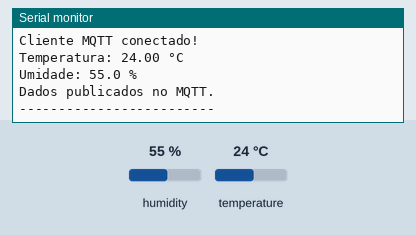
A sketch run on a simulated ESP32. Parts: the last lines printed to the serial monitor. The test bench sets the inputs (shaded band); at power-on: humidity 55 %, temperature 24 °C. WiFi joins after 1.5 s; servers stay silent unless stated; no MQTT or app messages arrive unless stated.

Above: at 2.7 s.
2.8 s: humidity set to 22 %
At 4.0 s:
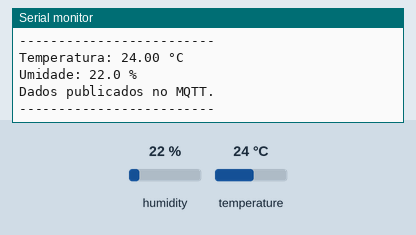
5.5 s: temperature set to 12 °C
8.2 s: humidity set to 40 %
At 10.0 s:
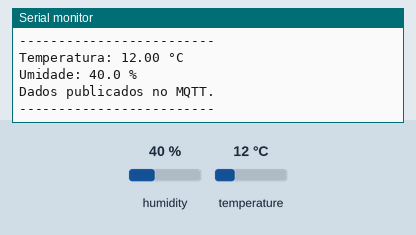
Timing chart, 0 to 11.5 s (numbered marks = the images above; inputs shaded):
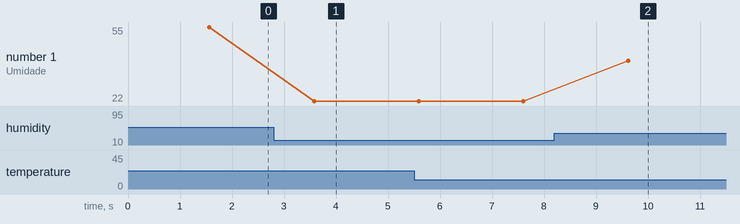

The sketch:

sketch.ino
```cpp
// Feito por Arthur Miguel Schlichting

#include <WiFi.h>
#include <PubSubClient.h>
#include "DHTesp.h"

// -------------------------------
// CONFIGURACOES WI-FI
// -------------------------------

const char* ssid = "Wokwi-GUEST";
const char* password = "";

// -------------------------------
// CONFIGURACOES MQTT
// -------------------------------

const char* mqtt_server = "broker.hivemq.com";
const int mqtt_port = 1883;

const char* mqtt_client_id = "ESP32_DHT22_WOKWI";

// Topicos MQTT
const char* topico_temp = "temp_wokwi_dht_pv";
const char* topico_hum = "hum_wokwi_dht_pv";

// -------------------------------
// CONFIGURACAO DO SENSOR
// -------------------------------

const int dht_pin = 4;

DHTesp dhtsensor;

// -------------------------------
// OBJETOS DE COMUNICACAO
// -------------------------------

WiFiClient espClient;
PubSubClient client(espClient);

// -------------------------------
// CONEXAO WI-FI
// -------------------------------

void connect_wifi() {

  Serial.println();
  Serial.print("Conectando ao Wi-Fi: ");
  Serial.println(ssid);

  WiFi.mode(WIFI_STA);
  WiFi.begin(ssid, password);

  while (WiFi.status() != WL_CONNECTED) {
    delay(500);
    Serial.print(".");
  }

  Serial.println();
  Serial.println("Wi-Fi conectado!");

  Serial.print("Endereco IP: ");
  Serial.println(WiFi.localIP());
}

// -------------------------------
// CONEXAO MQTT
// -------------------------------

void reconnect_MQTT() {

  while (!client.connected()) {

    Serial.println("Conectando ao broker MQTT...");

    if (client.connect(mqtt_client_id)) {

      Serial.println("Cliente MQTT conectado!");

    } else {

      Serial.print("Falha na conexao. Estado MQTT: ");
      Serial.println(client.state());

      delay(5000);
    }
  }
}

// -------------------------------
// LEITURA E PUBLICACAO DO DHT22
// -------------------------------

void captura_dht() {

  TempAndHumidity data = dhtsensor.getTempAndHumidity();

  if (isnan(data.temperature) || isnan(data.humidity)) {

    Serial.println("Erro na leitura do DHT22.");
    delay(2000);
    return;
  }

  Serial.println("Temperatura: " + String(data.temperature, 2) + " °C");

  Serial.println("Umidade: " + String(data.humidity, 1) + " %");

  client.publish(
    topico_temp,
    String(data.temperature, 2).c_str()
  );

  client.publish(
    topico_hum,
    String(data.humidity, 1).c_str()
  );

  Serial.println("Dados publicados no MQTT.");
  Serial.println("-------------------------");

  delay(2000);
}

// -------------------------------
// INICIALIZACAO
// -------------------------------

void setup() {

  Serial.begin(115200);

  // Inicializa o sensor DHT22
  dhtsensor.setup(dht_pin, DHTesp::DHT22);

  // Conecta ao Wi-Fi
  connect_wifi();

  // Configura o servidor MQTT
  client.setServer(mqtt_server, mqtt_port);
}

// -------------------------------
// EXECUCAO PRINCIPAL
// -------------------------------

void loop() {

  if (WiFi.status() != WL_CONNECTED) {
    connect_wifi();
  }

  if (!client.connected()) {
    reconnect_MQTT();
  }

  client.loop();

  captura_dht();
}
```

Measured:
- after the input at 2.8 s, the serial monitor: prints a new line after 0.78 s (image 1)
- after the input at 8.2 s, the serial monitor: prints a new line after 1.4 s (image 2)
- plotted number 1: 55 → 22 after the input at 2.8 s, 22 → 40 after the input at 8.2 s
